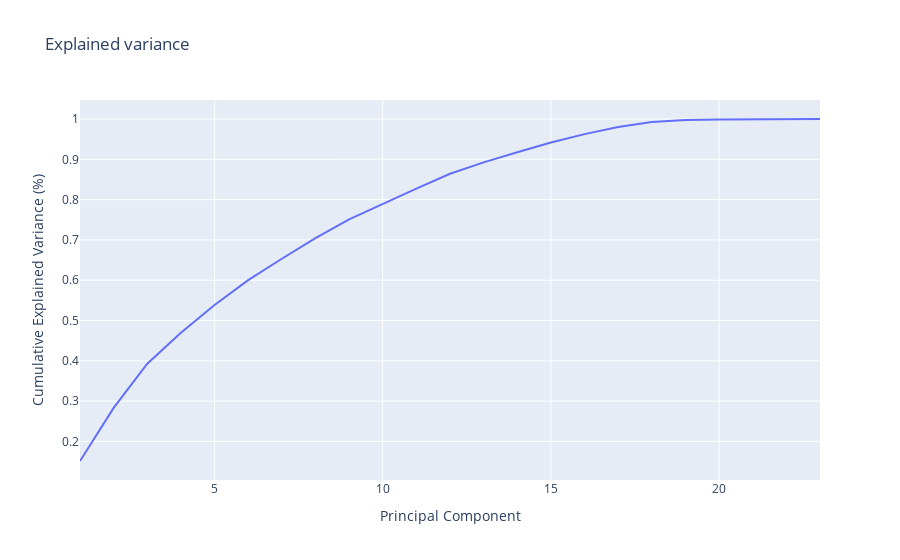

Notebook code cell kept with this figure:
### Markdown cell above
# PCA

### Code cell
''' PCA '''

# Instantiate transformer
pca = PCA(random_state=42)

# Transform data with pa
pca_component_data = pca.fit_transform(scaled_data_df)

print('Total variance:', scaled_data_df.var().sum())
print(f'Singular values:\n', pca.singular_values_)
print(f'Explained variance:\n', pca.explained_variance_.round(5))
print(f'Ratio:\n', pca.explained_variance_ratio_.round(3))
print(pca.feature_names_in_)

# Create horizontal bar chart of explained variance
fig = px.line(
    x=[i + 1 for i in range(len(pca.explained_variance_ratio_))],
    y=pca.explained_variance_ratio_.cumsum(),
    title="Explained variance"
)
fig.update_layout(xaxis_title="Principal Component", yaxis_title="Cumulative Explained Variance (%)")
fig.show()

### Figure 1 — Plotly figure (JSON) as saved in the notebook; plotly's stock layout.template omitted (floating-point values rounded to 4 significant figures)
{"data": [{"hovertemplate": "x=%{x}<br>y=%{y}<extra></extra>", "legendgroup": "", "line": {"color": "#636efa", "dash": "solid"}, "marker": {"symbol": "circle"}, "mode": "lines", "name": "", "orientation": "v", "showlegend": false, "type": "scatter", "x": [1, 2, 3, 4, 5, 6, 7, 8, 9, 10, 11, 12, 13, 14, 15, 16, 17, 18, 19, 20, 21, 22, 23], "xaxis": "x", "y": [0.1515, 0.2832, 0.3927, 0.4697, 0.5387, 0.6002, 0.6533, 0.7042, 0.7509, 0.79, 0.8273, 0.8641, 0.8925, 0.9173, 0.9415, 0.9625, 0.9801, 0.9927, 0.9973, 0.9987, 0.9995, 1.0, 1.0], "yaxis": "y"}], "layout": {"legend": {"tracegroupgap": 0}, "title": {"text": "Explained variance"}, "xaxis": {"anchor": "y", "domain": [0, 1], "title": {"text": "Principal Component"}}, "yaxis": {"anchor": "x", "domain": [0, 1], "title": {"text": "Cumulative Explained Variance (%)"}}}}
